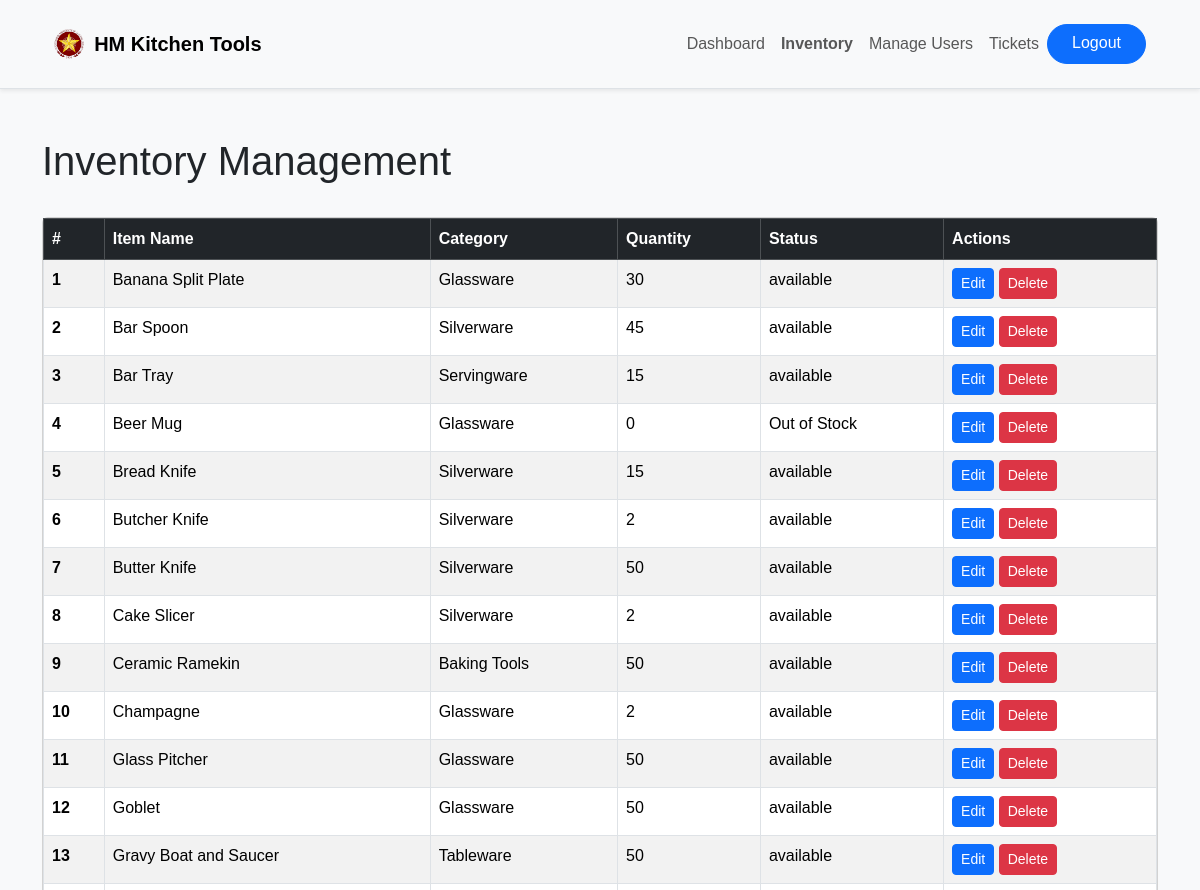
Before: /inventory.php (signed in, upper part) with the older database file.
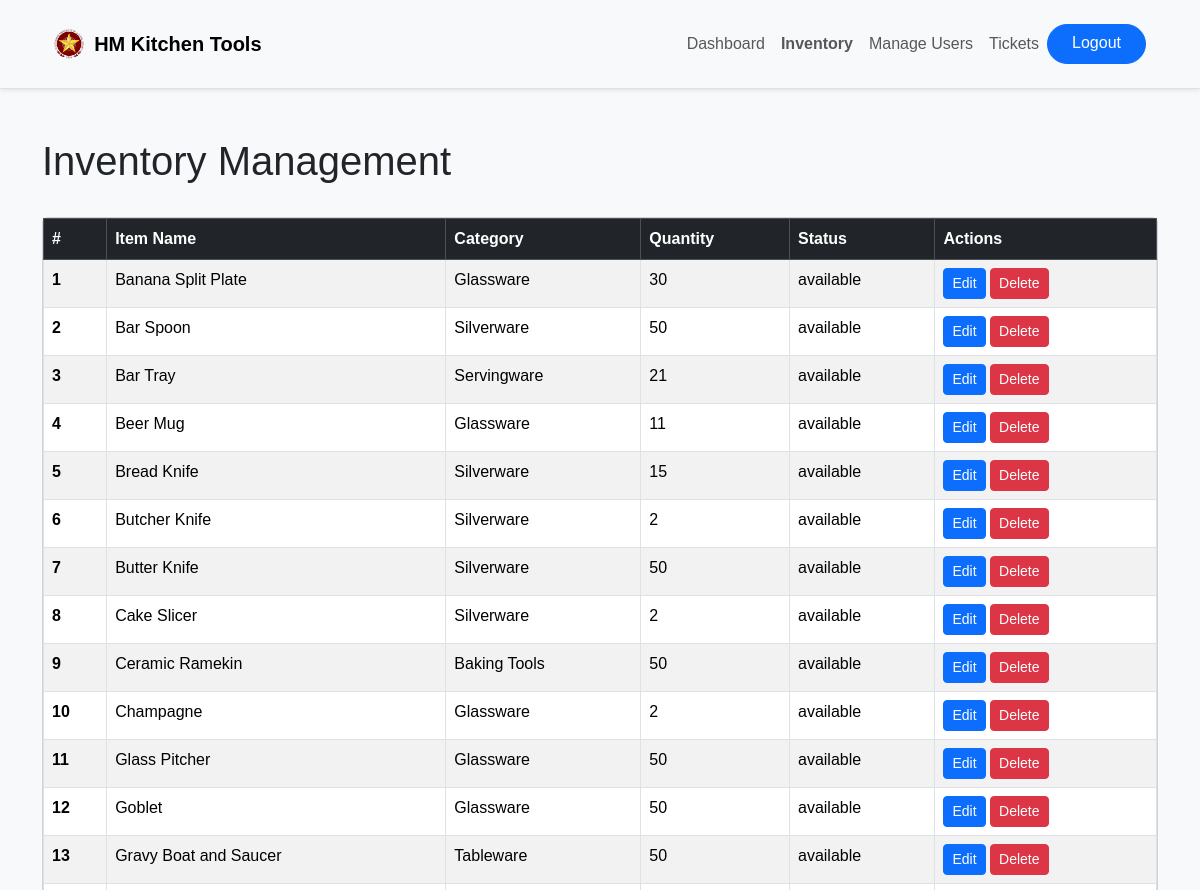
After: the same page with the newer database file.
### tables this page shows
CREATE TABLE `tools` (
  `tool_id` int(11) NOT NULL,
  `tool_name` varchar(255) NOT NULL,
  `category` varchar(255) DEFAULT NULL,
  `stock_quantity` int(11) DEFAULT NULL,
  `image_url` varchar(255) DEFAULT NULL,
  `status` enum('available','out_of_stock') DEFAULT 'available'
);

### inventory.php (the view, shortened to what this page needs)
<?php
require 'conn.php';
$sql = "SELECT * FROM tools";
$result = $conn->query($sql);
?>
<!DOCTYPE html>
<html lang="en">
<head>
    <link href="https://cdn.jsdelivr.net/npm/bootstrap@5.3.3/dist/css/bootstrap.min.css" rel="stylesheet">
    <link href="css/otheradmins.css" rel="stylesheet">
</head>
<body>
    <header class="bg-light border-bottom py-3 shadow-sm">
        <div class="container">
            <nav class="navbar navbar-expand-lg navbar-light bg-light">
                <div class="container-fluid">
                    <a class="navbar-brand d-flex align-items-center" href="#">
                        <img src="images/puplogo.png" alt="Logo" class="center-img" style="height: 30px; margin-right: 10px;">
                        <span class="fw-bold">HM Kitchen Tools</span>
                    </a>
                    <div class="collapse navbar-collapse" id="navbarNav">
                        <ul class="navbar-nav ms-auto mb-2 mb-lg-0">
                            <li class="nav-item"><a class="nav-link" href="admin.php">Dashboard</a></li>
                            <li class="nav-item"><a class="nav-link fw-bold" href="">Inventory</a></li>
                            <li class="nav-item"><a class="nav-link" href="manageuser.php">Manage Users</a></li>
                            <li class="nav-item"><a class="nav-link" href="ticket.php">Tickets</a></li>
                            <a href="?logout=true" class="btn btn-primary rounded-pill px-4">Logout</a>
                        </ul>
                    </div>
                </div>
            </nav>
        </div>
    </header>
    <div class="container mt-5">
        <h1>Inventory Management</h1>
        <div class="row">
            <div class="col-md-12">
                <div class="card mt-4">
                <div class="table-responsive">
                    <table class="table table-bordered table-striped">
                        <thead class="table-dark">
                                <tr>
                                    <th scope="col">#</th>
                                    <th scope="col">Item Name</th>
                                    <th scope="col">Category</th>
                                    <th scope="col">Quantity</th>
                                    <th scope="col">Status</th>
                                    <th scope="col">Actions</th>
                                </tr>
                            </thead>
                            <tbody>
                                <?php
                                if ($result->num_rows > 0) {
                                    while($row = $result->fetch_assoc()) {
                                        echo "<tr>";
                                        echo "<th scope='row'>" . $row['tool_id'] . "</th>";
                                        echo "<td>" . $row['tool_name'] . "</td>";
                                        echo "<td>" . $row['category'] . "</td>";
                                        echo "<td>" . $row['stock_quantity'] . "</td>";
                                        echo "<td>" . ($row['stock_quantity'] == 0 ? 'Out of Stock' : $row['status']) . "</td>";
                                        echo "<td>";
                                        echo "<button class='btn btn-primary btn-sm'>Edit</button> ";
                                        echo "<form action='delete_item.php' method='POST' style='display:inline-block;'>";
                                        echo "<button type='submit' class='btn btn-danger btn-sm'>Delete</button>";
                                        echo "</form>";
                                        echo "</td>";
                                        echo "</tr>";
                                    }
                                } else {
                                    echo "<tr><td colspan='6' class='text-center'>No inventory items found.</td></tr>";
                                }
                                ?>
                            </tbody>
                        </table>
                    </div>
                </div>
                </div>
            </div>
        </div>
    </body>
</html>

### css/otheradmins.css (style rules this page uses)
body { font-family: Arial, sans-serif; background-color: #f8f9fa; margin: 0; padding: 0; }

Changed rows visible on the page:
changed tools "Bar Spoon": stock_quantity "45" → "50"
changed tools "Bar Tray": stock_quantity "15" → "21"
changed tools "Beer Mug": stock_quantity "0" → "11"; status (not shown) → "available"; no longer shows "Out of Stock"
